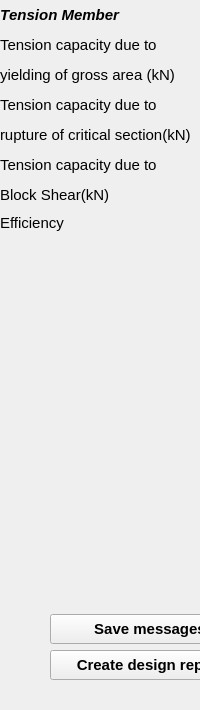
  <widget class="QDockWidget" name="outputDock">
   <property name="sizePolicy">
    <sizepolicy hsizetype="Preferred" vsizetype="Preferred">
     <horstretch>0</horstretch>
     <verstretch>0</verstretch>
    </sizepolicy>
   </property>
   <property name="minimumSize">
    <size>
     <width>125</width>
     <height>710</height>
    </size>
   </property>
   <property name="maximumSize">
    <size>
     <width>366</width>
     <height>710</height>
    </size>
   </property>
   <property name="font">
    <font>
     <family>Arial</family>
     <pointsize>11</pointsize>
     <weight>75</weight>
     <bold>true</bold>
    </font>
   </property>
   <property name="windowTitle">
    <string>Output dock</string>
   </property>
   <attribute name="dockWidgetArea">
    <number>2</number>
   </attribute>
   <widget class="QWidget" name="dockWidgetContents_2">
    <widget class="QLineEdit" name="txt_tension_block_shear">
     <property name="geometry">
      <rect>
       <x>200</x>
       <y>170</y>
       <width>100</width>
       <height>25</height>
      </rect>
     </property>
     <property name="font">
      <font>
       <weight>50</weight>
       <bold>false</bold>
      </font>
     </property>
     <property name="focusPolicy">
      <enum>Qt::StrongFocus</enum>
     </property>
     <property name="readOnly">
      <bool>true</bool>
     </property>
    </widget>
    <widget class="QLabel" name="label_157">
     <property name="geometry">
      <rect>
       <x>0</x>
       <y>5</y>
       <width>131</width>
       <height>20</height>
      </rect>
     </property>
     <property name="font">
      <font>
       <pointsize>11</pointsize>
       <weight>50</weight>
       <italic>true</italic>
       <bold>false</bold>
       <underline>false</underline>
       <kerning>false</kerning>
      </font>
     </property>
     <property name="text">
      <string>&lt;html&gt;&lt;head/&gt;&lt;body&gt;&lt;p&gt;&lt;span style=&quot; font-weight:600;&quot;&gt;Tension Member&lt;/span&gt;&lt;/p&gt;&lt;/body&gt;&lt;/html&gt;</string>
     </property>
    </widget>
    <widget class="QPushButton" name="btn_SaveMessages">
     <property name="geometry">
      <rect>
       <x>50</x>
       <y>614</y>
       <width>200</width>
       <height>30</height>
      </rect>
     </property>
     <property name="toolTip">
      <string>Save log messages</string>
     </property>
     <property name="text">
      <string>Save messages</string>
     </property>
     <property name="autoDefault">
      <bool>true</bool>
     </property>
    </widget>
    <widget class="QPushButton" name="btn_CreateDesign">
     <property name="geometry">
      <rect>
       <x>50</x>
       <y>650</y>
       <width>200</width>
       <height>30</height>
      </rect>
     </property>
     <property name="toolTip">
      <string>Create design report</string>
     </property>
     <property name="text">
      <string>Create design report</string>
     </property>
     <property name="autoDefault">
      <bool>true</bool>
     </property>
    </widget>
    <widget class="QLineEdit" name="txt_efficiency">
     <property name="geometry">
      <rect>
       <x>202</x>
       <y>210</y>
       <width>100</width>
       <height>25</height>
      </rect>
     </property>
     <property name="font">
      <font>
       <weight>50</weight>
       <bold>false</bold>
      </font>
     </property>
     <property name="readOnly">
      <bool>true</bool>
     </property>
    </widget>
    <widget class="QLineEdit" name="txt_tension_yielding">
     <property name="geometry">
      <rect>
       <x>200</x>
       <y>40</y>
       <width>100</width>
       <height>25</height>
      </rect>
     </property>
     <property name="font">
      <font>
       <weight>50</weight>
       <bold>false</bold>
      </font>
     </property>
     <property name="focusPolicy">
      <enum>Qt::StrongFocus</enum>
     </property>
     <property name="text">
      <string/>
     </property>
     <property name="readOnly">
      <bool>true</bool>
     </property>
    </widget>
    <widget class="QLineEdit" name="txt_tension_rupture">
     <property name="geometry">
      <rect>
       <x>200</x>
       <y>100</y>
       <width>100</width>
       <height>25</height>
      </rect>
     </property>
     <property name="font">
      <font>
       <weight>50</weight>
       <bold>false</bold>
      </font>
     </property>
     <property name="focusPolicy">
      <enum>Qt::StrongFocus</enum>
     </property>
     <property name="readOnly">
      <bool>true</bool>
     </property>
    </widget>
    <widget class="QLabel" name="label_156">
     <property name="geometry">
      <rect>
       <x>0</x>
       <y>30</y>
       <width>191</width>
       <height>61</height>
      </rect>
     </property>
     <property name="font">
      <font>
       <pointsize>11</pointsize>
       <weight>50</weight>
       <bold>false</bold>
      </font>
     </property>
     <property name="text">
      <string>&lt;html&gt;&lt;head/&gt;&lt;body&gt;&lt;p&gt;Tension capacity due to &lt;/p&gt;&lt;p&gt;yielding of gross area (kN)&lt;/p&gt;&lt;/body&gt;&lt;/html&gt;</string>
     </property>
    </widget>
    <widget class="QLabel" name="label_159">
     <property name="geometry">
      <rect>
       <x>0</x>
       <y>90</y>
       <width>191</width>
       <height>61</height>
      </rect>
     </property>
     <property name="font">
      <font>
       <pointsize>11</pointsize>
       <weight>50</weight>
       <bold>false</bold>
      </font>
     </property>
     <property name="text">
      <string>&lt;html&gt;&lt;head/&gt;&lt;body&gt;&lt;p&gt;Tension capacity due to &lt;/p&gt;&lt;p&gt;rupture of critical section(kN)&lt;/p&gt;&lt;/body&gt;&lt;/html&gt;</string>
     </property>
    </widget>
    <widget class="QLabel" name="label_169">
     <property name="geometry">
      <rect>
       <x>0</x>
       <y>150</y>
       <width>191</width>
       <height>61</height>
      </rect>
     </property>
     <property name="font">
      <font>
       <pointsize>11</pointsize>
       <weight>50</weight>
       <bold>false</bold>
      </font>
     </property>
     <property name="text">
      <string>&lt;html&gt;&lt;head/&gt;&lt;body&gt;&lt;p&gt;Tension capacity due to &lt;/p&gt;&lt;p&gt;Block Shear(kN)&lt;/p&gt;&lt;/body&gt;&lt;/html&gt;</string>
     </property>
    </widget>
    <widget class="QLabel" name="label_170">
     <property name="geometry">
      <rect>
       <x>0</x>
       <y>210</y>
       <width>201</width>
       <height>25</height>
      </rect>
     </property>
     <property name="font">
      <font>
       <pointsize>11</pointsize>
       <weight>50</weight>
       <bold>false</bold>
      </font>
     </property>
     <property name="text">
      <string>Efficiency</string>
     </property>
    </widget>
   </widget>
  </widget>
